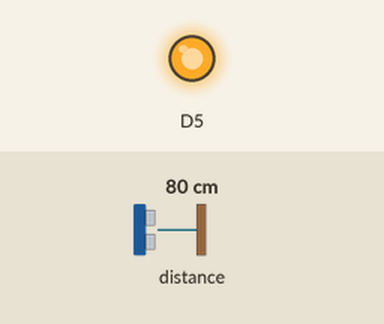
A sketch run on a simulated ESP8266 (NodeMCU). On the bench: output pins drawn as LEDs (lit = HIGH). Wiring (inferred from the names in the program): ultrasonic range finder: trigger D4; echo D3. The inputs (shaded band) are chosen by the test bench; at power-on: distance to the obstacle 80 cm. The echo pulse lasts 58.3 µs per cm; pins used as bus, display or sensor lines are not drawn; what the sketch prints to the serial monitor is not drawn.

Above: at 0.1 s.
Timing chart, 0 to 1.6 s (numbered marks = the images above):
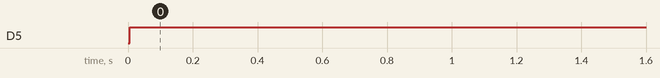

The sketch:

UltrasonicSensorLEDStrings.ino
```cpp
// defines pins numbers
const int trigPin = 2;  //D4
const int echoPin = 0;  //D3

// defines variables
long duration;
int distance; // distance to the sensor of an object
int trigger = 1900; // The range at which we say there is an object detected (infinity is past 2000)
int cooldown = 0; // Creating the cooldown timer, which we can add to when we detect something. This is checked later.

void setup() {
pinMode(trigPin, OUTPUT); // Sets the trigPin as an Output
pinMode(echoPin, INPUT); // Sets the echoPin as an Input
Serial.begin(9600); // Starts the serial communication so we can debug and position the sensor
pinMode(D5, OUTPUT);

}
void turnon() { // A function to turn the LED strips on
  digitalWrite(D5, HIGH); }  // Turn the LED on by making the voltage HIGH
void turnoff() { // A function to turn the LED strips off
  digitalWrite(D5, LOW); }  // Turn the LED off by making the voltage LOW

void loop() {
// Clears the trigPin
digitalWrite(trigPin, LOW);
delayMicroseconds(2);

// Sets the trigPin on HIGH state for 10 micro seconds
digitalWrite(trigPin, HIGH);
delayMicroseconds(10);
digitalWrite(trigPin, LOW);

// Reads the echoPin, returns the sound wave travel time in microseconds
duration = pulseIn(echoPin, HIGH);

// Calculating the distance
distance= duration*0.034/2;
// Prints the distance on the Serial Monitor
// Prints the distance on the Serial Monitor
Serial.print("Distance: ");
Serial.println(distance);
if (int(distance)<trigger)
{
  cooldown = 50;
}
else if (int(distance)>trigger)
{
//I removed this
}
if (cooldown > 0) {
  turnon(), cooldown--; }
else if (cooldown == 0) {
  turnoff(); }
Serial.print("Cooldown: ");
Serial.println(cooldown);
delay(100);
}
```

Measured:
- by itself, D5: LOW → HIGH at 0.01 s
